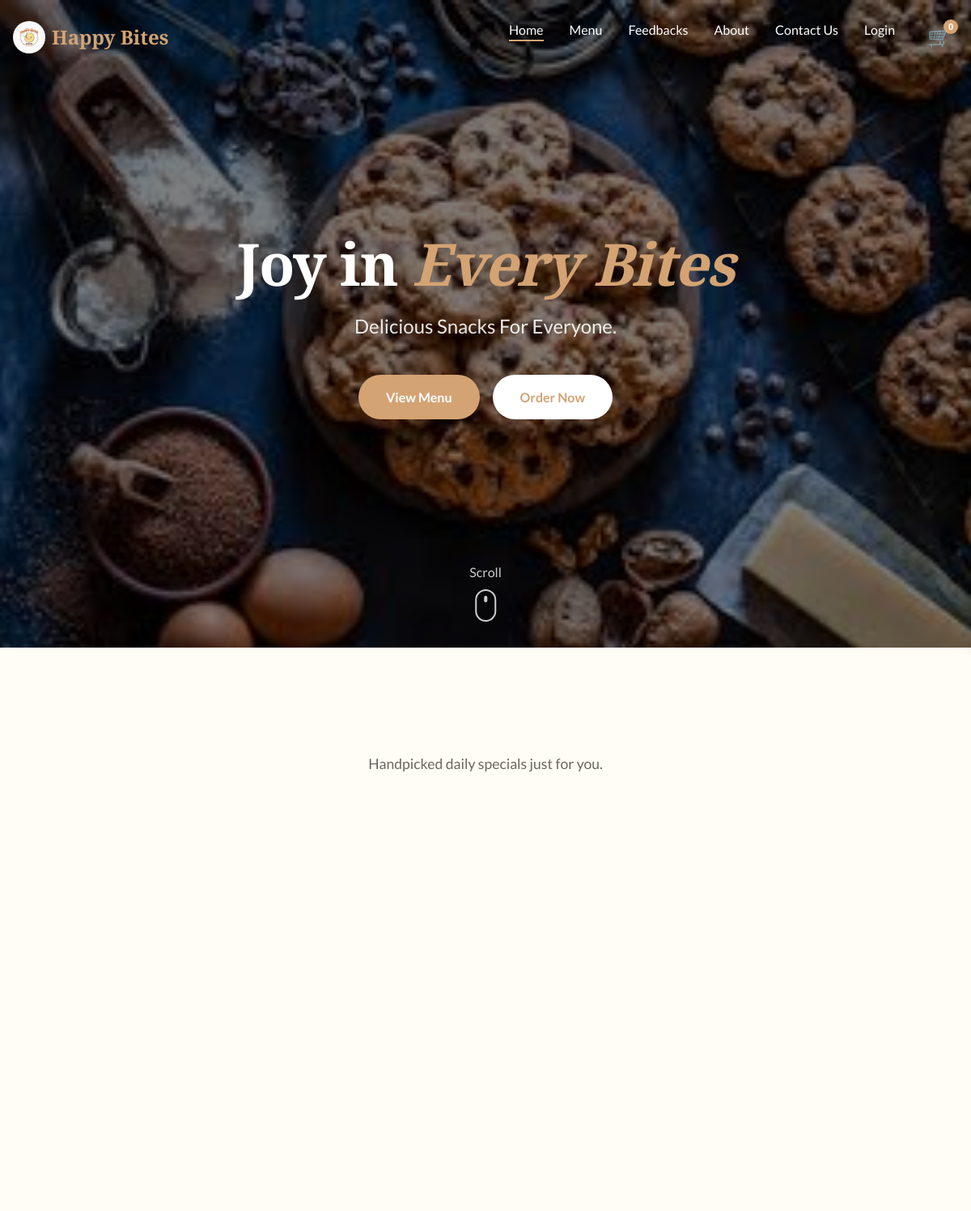
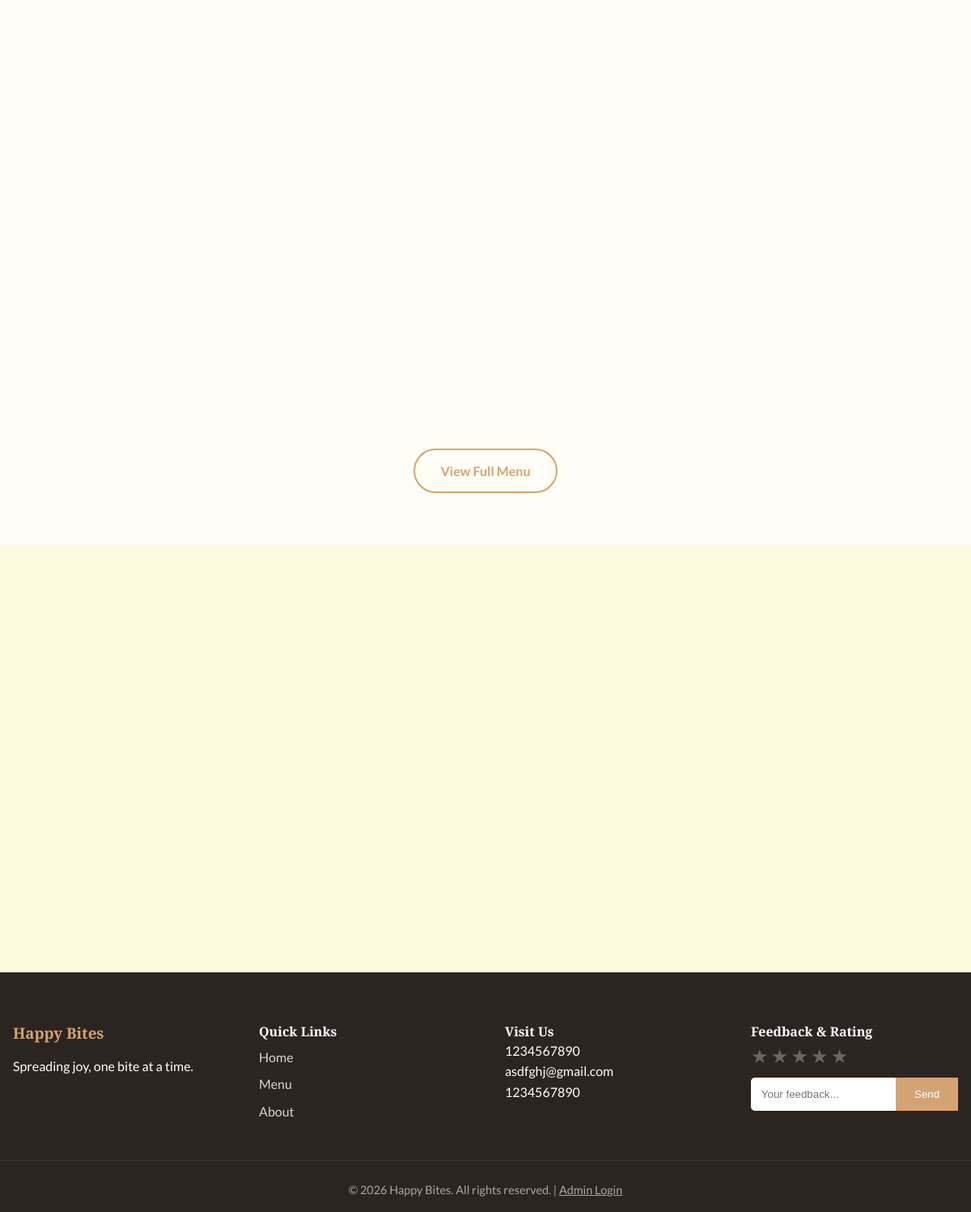
The page / on the database its author committed (2 pictures, top to bottom).
### app.py (models this page shows)
class StoreSettings(db.Model):
    id = db.Column(db.Integer, primary_key=True)
    address = db.Column(db.Text, nullable=False, default='123 Bakery Street, Food Town, FL 32000')
    phone = db.Column(db.String(20), nullable=False, default='+1 (555) 123-4567')
    email = db.Column(db.String(120), nullable=False, default='hello@happybites.com')
    instagram = db.Column(db.String(255), nullable=True)
    facebook = db.Column(db.String(255), nullable=True)
    twitter = db.Column(db.String(255), nullable=True)
    whatsapp = db.Column(db.String(20), nullable=True)

### app.py (the view)
@app.route('/')
def home():
    featured_products = Product.query.limit(4).all()
    recent_feedbacks = Feedback.query.order_by(Feedback.timestamp.desc()).limit(5).all()
    return render_template('index.html', products=featured_products, testimonials=recent_feedbacks)

### app.py (called while the page is built)
@app.context_processor
def inject_settings():
    settings = StoreSettings.query.first()
    if not settings:
        settings = StoreSettings()
        db.session.add(settings)
        db.session.commit()
    return dict(store_settings=settings)

### templates/index.html (shortened to what this page needs)
<!DOCTYPE html>
<html lang="en">
<head>
    <link rel="stylesheet" href="https://cdnjs.cloudflare.com/ajax/libs/font-awesome/6.0.0/css/all.min.css">
    <link rel="stylesheet" href="/static/style.css">
</head>
<body>
    <nav class="navbar" id="navbar">
        <div class="container nav-container">
            <a href="#" class="logo">
                <img src="static/assets/images/logo.jpeg" alt="Happy Bites Logo" class="logo-img">
                <span class="logo-text">Happy Bites</span>
            </a>
            <ul class="nav-links">
                <li><a href="#home" class="nav-link active">Home</a></li>
                <li><a href="/menu" class="nav-link">Menu</a></li>
                <li><a href="/feedbacks" class="nav-link">Feedbacks</a></li>
                <li><a href="#about" class="nav-link">About</a></li>
                <li><a href="#contact" class="nav-link">Contact Us</a></li>
                {% if session.user_logged_in %}
                <li><a href="#" class="nav-link" style="color: var(--primary);">Hi, {{ session.full_name.split()[0]
                        }}</a></li>
                <li><a href="/logout" class="nav-link">Logout</a></li>
                {% else %}
                <li><a href="/login" class="nav-link">Login</a></li>
                {% endif %}
                <li class="cart-item">
                    <button class="cart-btn" aria-label="View Cart">
                        <span class="cart-icon">🛒</span>
                        <span class="cart-count">0</span>
                    </button>
                </li>
            </ul>
        </div>
    </nav>
    <header id="home" class="hero">
        <div class="hero-bg">
            <img src="static/assets/images/cookies.jpg" alt="Delicious Cookies" class="hero-video">
            <div class="overlay"></div>
        </div>
        <div class="container hero-content">
            <h1 class="hero-title">Joy in <span class="highlight">Every Bites</span></h1>
            <p class="hero-subtitle">Delicious Snacks For Everyone.
            </p>
            <div class="hero-buttons">
                <a href="/menu" class="btn btn-primary">View Menu</a>
                <a href="#menu" class="btn btn-secondary">Order Now</a>
            </div>
        </div>
        <div class="scroll-indicator">
            <span>Scroll</span>
            <div class="mouse"></div>
        </div>
    </header>
    <section id="menu" class="section menu-section">
        <div class="container">
            <div class="section-header text-center">
                <p class="section-desc">Handpicked daily specials just for you.</p>
            </div>
            <div class="menu-grid">
        </div>
        <div class="center-btn">
            <a href="/menu" class="btn btn-outline">View Full Menu</a>
        </div>
        </div>
    </section>
    <section id="about" class="section about-section">
        <div class="container about-grid">
            <div class="about-image">
                <div class="image-stack">
                </div>
            </div>
        </div>
    </section>
    <footer id="contact" class="site-footer">
        <div class="container footer-content">
            <div class="footer-brand">
                <h3>Happy Bites</h3>
                <p>Spreading joy, one bite at a time.</p>
            </div>
            <div class="footer-links">
                <h4>Quick Links</h4>
                <a href="#home">Home</a>
                <a href="#menu">Menu</a>
                <a href="#about">About</a>
            </div>
            <div class="footer-contact">
                <h4>Visit Us</h4>
                <p>{{ store_settings.address }}</p>
                <p>{{ store_settings.email }}</p>
                <p>{{ store_settings.phone }}</p>
            </div>
            <div class="footer-newsletter">
                <h4>Feedback & Rating</h4>
                <form class="feedback-form" id="feedbackForm">
                    <div class="star-rating">
                        <input type="radio" id="star5" name="rating" value="5" /><label for="star5"
                            title="5 stars">★</label>
                        <input type="radio" id="star4" name="rating" value="4" /><label for="star4"
                            title="4 stars">★</label>
                        <input type="radio" id="star3" name="rating" value="3" /><label for="star3"
                            title="3 stars">★</label>
                        <input type="radio" id="star2" name="rating" value="2" /><label for="star2"
                            title="2 stars">★</label>
                        <input type="radio" id="star1" name="rating" value="1" /><label for="star1"
                            title="1 star">★</label>
                    </div>
                    <div class="feedback-input-group">
                        <input type="text" id="feedbackMsg" placeholder="Your feedback..." required>
                        <button type="submit">Send</button>
                    </div>
                </form>
            </div>
        </div>
        <div class="footer-bottom text-center">
            <p>&copy; 2026 Happy Bites. All rights reserved. | <a href="/admin"
                    style="color: inherit; text-decoration: underline;">Admin Login</a></p>
        </div>
    </footer>
</body>
</html>

### rows shown on the page
StoreSettings: address "1234567890", email "asdfghj@gmail.com", phone "1234567890"
